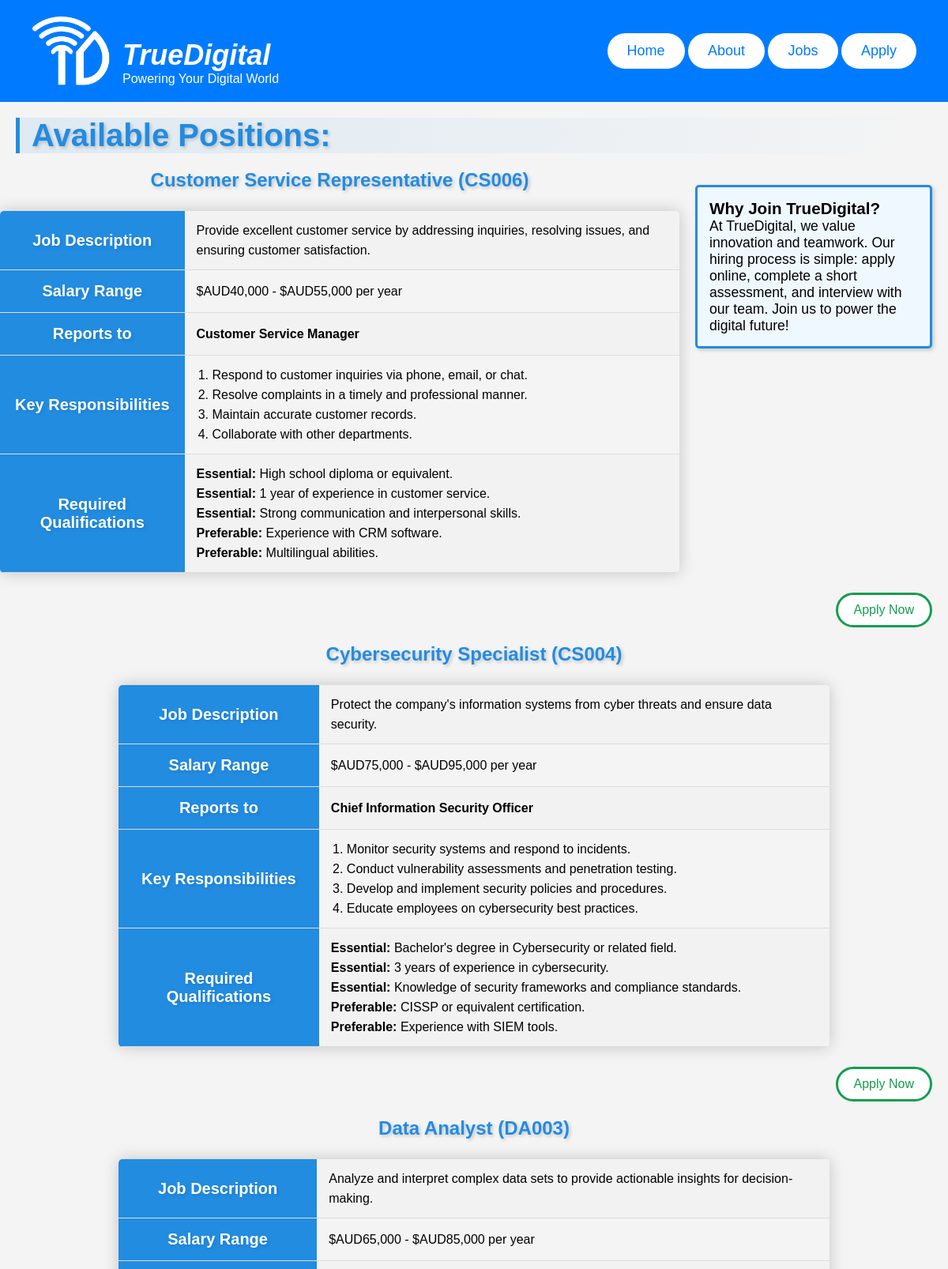
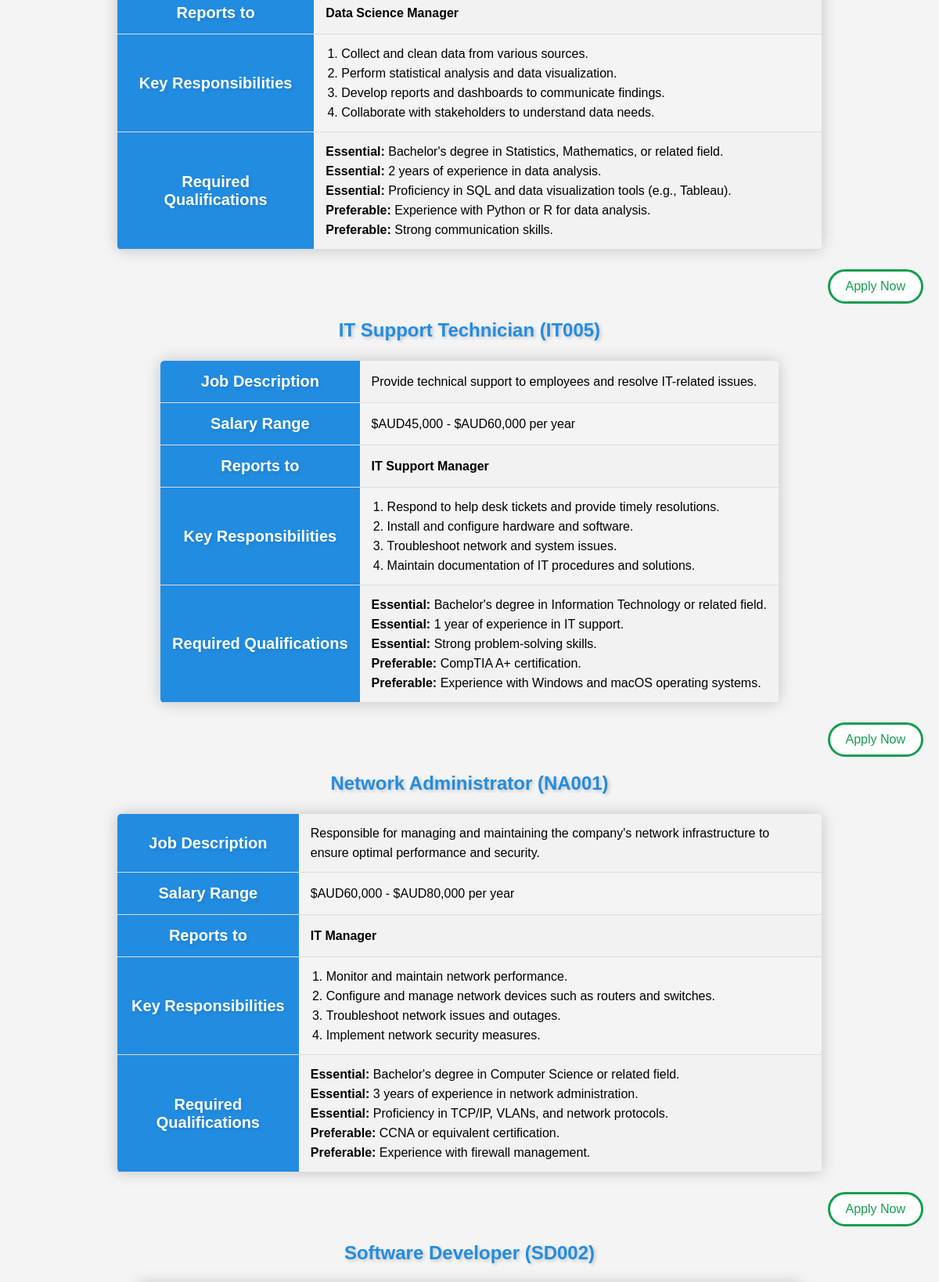
/jobs.php (upper part), run on the app's committed database (2 pictures, top to bottom).
### tables this page shows
CREATE TABLE `jobs2` (
  `job_title` varchar(150) NOT NULL,
  `job_description` text NOT NULL,
  `salary_range` text NOT NULL,
  `reports_to` text NOT NULL,
  `responsibilities` text NOT NULL,
  `qualifications` text NOT NULL
);

### jobs.php (the view, shortened to what this page needs)
<?php
    require_once 'settings.php';
    if ($conn) {
        $query = "SELECT * FROM jobs2";
        $result = mysqli_query($conn, $query);
    } else {
        echo "<p> Connection failed. </p> " ;
    }
?>
<!DOCTYPE html>
<html lang="en">
<head>
    <link rel="stylesheet" href="styles/styles.css">
</head>
<body>
   <?php include 'inc_files/header.inc'; ?>
    <?php
    echo'<h1 class="job-maintitle">Available Positions:</h1>
    <aside class="recruitment-info">
        <h3>Why Join TrueDigital?</h3>
        <p>At TrueDigital, we value innovation and teamwork. Our hiring process is simple: apply online, complete a short assessment, and interview with our team. Join us to power the digital future!</p>
    </aside>';
    while ($job = mysqli_fetch_assoc($result)) {
        echo '<section>';
        echo '<h2 class="job-title">' . htmlspecialchars($job['job_title']) . '</h2>';
        echo '<table class="job-description">';
        echo '<tr>';
        echo '<th>Job Description</th>';
        echo '<td>' . htmlspecialchars($job['job_description']) . '</td>';
        echo '</tr>';
        echo '<tr>';
        echo '<th>Salary Range</th>';
        echo '<td>' . htmlspecialchars($job['salary_range']) . '</td>';
        echo '</tr>';
        echo '<tr>';
        echo '<th>Reports to</th>';
        echo '<td>' . htmlspecialchars($job['reports_to']) . '</td>';
        echo '</tr>';
        echo '<tr>';
        echo '<th>Key Responsibilities</th>';
        echo '<td><ol>' . $job['responsibilities'] . '</ol></td>';
        echo '</tr>';
        echo '<tr>';
        echo '<th>Required Qualifications</th>';
        echo '<td><ul>' . $job['qualifications'] . '</ul></td>';
        echo '</tr>';
        echo '</table>';
        echo '<a href="apply.php" class="apply-link">Apply Now</a>';
        echo '</section>';
    }
    ?>
</body>
</html>

### inc_files/header.inc
<header>
    <div class="brand">
      <img src="images/logo.png" alt="TrueDigital Logo" id="logo">
      <div class="brand-text">
        <h1><em><strong>TrueDigital</strong></em></h1>
        <p class="tagline">Powering Your Digital World</p>
      </div>
    </div>
    <nav>
      <ul class="menu">
        <li><a href="index.php" class="menu-button">Home</a></li>
        <li><a href="about.php" class="menu-button">About</a></li>
        <li><a href="jobs.php" class="menu-button">Jobs</a></li>
        <li><a href="apply.php" class="menu-button">Apply</a></li>
      </ul>
    </nav>
</header>

### styles/styles.css (style rules this page uses)
* { margin: 0; padding: 0; box-sizing: border-box; }
body { font-family: Arial, sans-serif; background-color: #f4f4f4; }
header { background-color: #007BFF; color: white; padding: 20px 40px; display: flex; align-items: center; justify-content: space-between; gap: 40px; }
.brand { display: flex; align-items: flex-end; gap: 15px; }
.brand-text h1 { font-size: 36px; }
#logo { max-width: 100px; }
.menu li { display: inline; margin: 0; padding: 0; }
.menu-button { color: #007BFF; background-color: white; text-decoration: none; font-size: 18px; padding: 12px 25px; border-radius: 50px; display: inline-block; transition: background-color 0.3s, color 0.3s; text-align: center; }
.job-description { border-collapse: collapse; margin-top: 25px; margin-bottom: 25px; margin-left: auto; margin-right: auto; font-size: 1em; min-width: 700px; max-width: 900px; border-radius: 5px; overflow: hidden; box-shadow: 0 0 20px rgb(0, 0, 0, 0.2); font-family: 'Trebuchet MS' , Arial, sans-serif; }
.job-description th { background-color: rgb(34, 140, 225); color: white; font-weight: bold; padding: 15px; font-size: 1.25em; text-shadow: 2px 2px 4px rgb(0, 0, 0, 0.1); }
.job-description td { padding: 12px 15px; line-height: 25px; }
.job-description tr { border-bottom: 1px solid #dddddd; }
.job-description tr:nth-child(odd) { background-color: #f2f2f2; }
.job-description tr:nth-child(3) { font-weight: bold; }
.job-description td ul li { list-style-type: none; }
.job-description tr ol li { margin-left: 20px; }
.apply-link { display: flex; justify-content: right; padding: 10px 20px; text-align: center; width: fit-content; margin-left: auto; margin-right: 20px; color: rgb(19, 158, 79); background-color: rgb(255, 255, 255); border: 3.5px solid rgb(19, 158, 79); border-radius: 25px; text-decoration: none; font-family: 'Trebuchet MS', Arial, sans-serif; }
.job-title { font-size: 1.5em; font-weight: bold; text-align: center; margin-top: 20px; margin-bottom: 20px; color: rgb(34, 140, 225); font-family: 'Trebuchet MS', Arial, sans-serif; text-shadow: 2px 2px 4px rgb(0, 0, 0, 0.2); }
.job-maintitle { font-size: 2.5em; font-weight: bold; text-align: left; margin-left: 20px; margin-top: 20px; margin-bottom: 20px; color: rgb(34, 140, 225); font-family: 'Trebuchet MS', Arial, sans-serif; text-shadow: 2px 2px 4px rgb(0, 0, 0, 0.2); border-left: 5px solid rgb(34, 140, 225); padding-left: 15px; background: linear-gradient(to right, rgb(34, 140, 225, 0.1), rgb(34, 140, 225, 0)); }
aside { font-size: 1.1em; font-family: 'Trebuchet MS', Arial, sans-serif; margin: 20px; padding: 15px; width: 25%; float: right; border: 3px solid rgb(34, 140, 225); border-radius: 5px; background-color: rgb(240, 248, 255); box-shadow: 2px 2px 5px rgb(0, 0, 0, 0.2); min-width: 300px; }

### data on the page
jobs2: job_title "Customer Service Representative (CS006)", job_description "Provide excellent customer service by addressing inquiries, resolving issues, and ensuring customer satisfaction.", salary_range "$AUD40,000 - $AUD55,000 per year", reports_to "Customer Service Manager", responsibilities "Respond to customer inquiries via phone, email, or chat. Resolve complaints in a timely and professional manner. Maintain accurate customer records. Collaborate with other departments.", qualifications "Essential: High school diploma or equivalent. Essential: 1 year of experience in customer service. Essential: Strong communication and interpersonal skills. Preferable: Experience with CRM software. Preferable: Multilingual abilities."
jobs2: job_title "Cybersecurity Specialist (CS004)", job_description "Protect the company's information systems from cyber threats and ensure data security.", salary_range "$AUD75,000 - $AUD95,000 per year", reports_to "Chief Information Security Officer", responsibilities "Monitor security systems and respond to incidents. Conduct vulnerability assessments and penetration testing. Develop and implement security policies and procedures. Educate employees on cybersecurity best practices.", qualifications "Essential: Bachelor's degree in Cybersecurity or related field. Essential: 3 years of experience in cybersecurity. Essential: Knowledge of security frameworks and compliance standards. Preferable: CISSP or equivalent certification. Preferable: Experience with SIEM tools."
jobs2: job_title "Data Analyst (DA003)", job_description "Analyze and interpret complex data sets to provide actionable insights for decision-making.", salary_range "$AUD65,000 - $AUD85,000 per year", reports_to "Data Science Manager", responsibilities "Collect and clean data from various sources. Perform statistical analysis and data visualization. Develop reports and dashboards to communicate findings. Collaborate with stakeholders to understand data needs.", qualifications "Essential: Bachelor's degree in Statistics, Mathematics, or related field. Essential: 2 years of experience in data analysis. Essential: Proficiency in SQL and data visualization tools (e.g., Tableau). Preferable: Experience with Python or R for data analysis. Preferable: Strong communication skills."
jobs2: job_title "IT Support Technician (IT005)", job_description "Provide technical support to employees and resolve IT-related issues.", salary_range "$AUD45,000 - $AUD60,000 per year", reports_to "IT Support Manager", responsibilities "Respond to help desk tickets and provide timely resolutions. Install and configure hardware and software. Troubleshoot network and system issues. Maintain documentation of IT procedures and solutions.", qualifications "Essential: Bachelor's degree in Information Technology or related field. Essential: 1 year of experience in IT support. Essential: Strong problem-solving skills. Preferable: CompTIA A+ certification. Preferable: Experience with Windows and macOS operating systems."
jobs2: job_title "Network Administrator (NA001)", job_description "Responsible for managing and maintaining the company's network infrastructure to ensure optimal performance and security.", salary_range "$AUD60,000 - $AUD80,000 per year", reports_to "IT Manager", responsibilities "Monitor and maintain network performance. Configure and manage network devices such as routers and switches. Troubleshoot network issues and outages. Implement network security measures.", qualifications "Essential: Bachelor's degree in Computer Science or related field. Essential: 3 years of experience in network administration. Essential: Proficiency in TCP/IP, VLANs, and network protocols. Preferable: CCNA or equivalent certification. Preferable: Experience with firewall management."
jobs2: job_title "Software Developer (SD002)"
